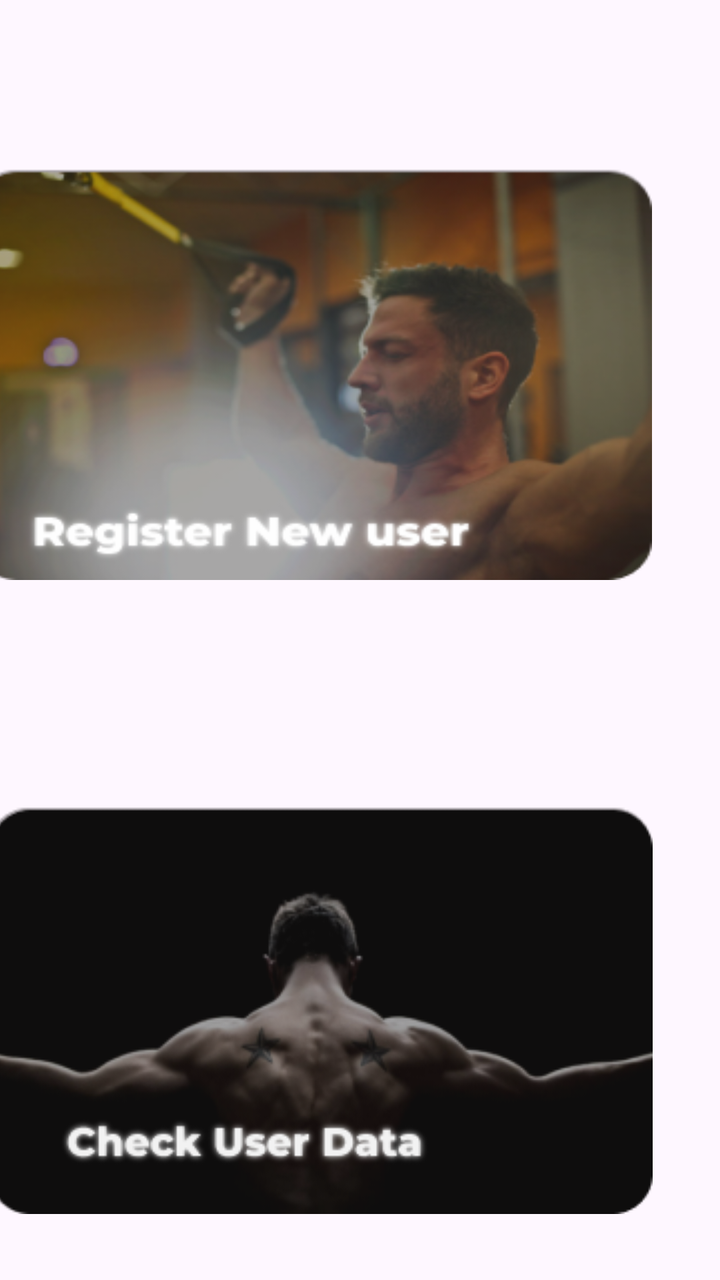
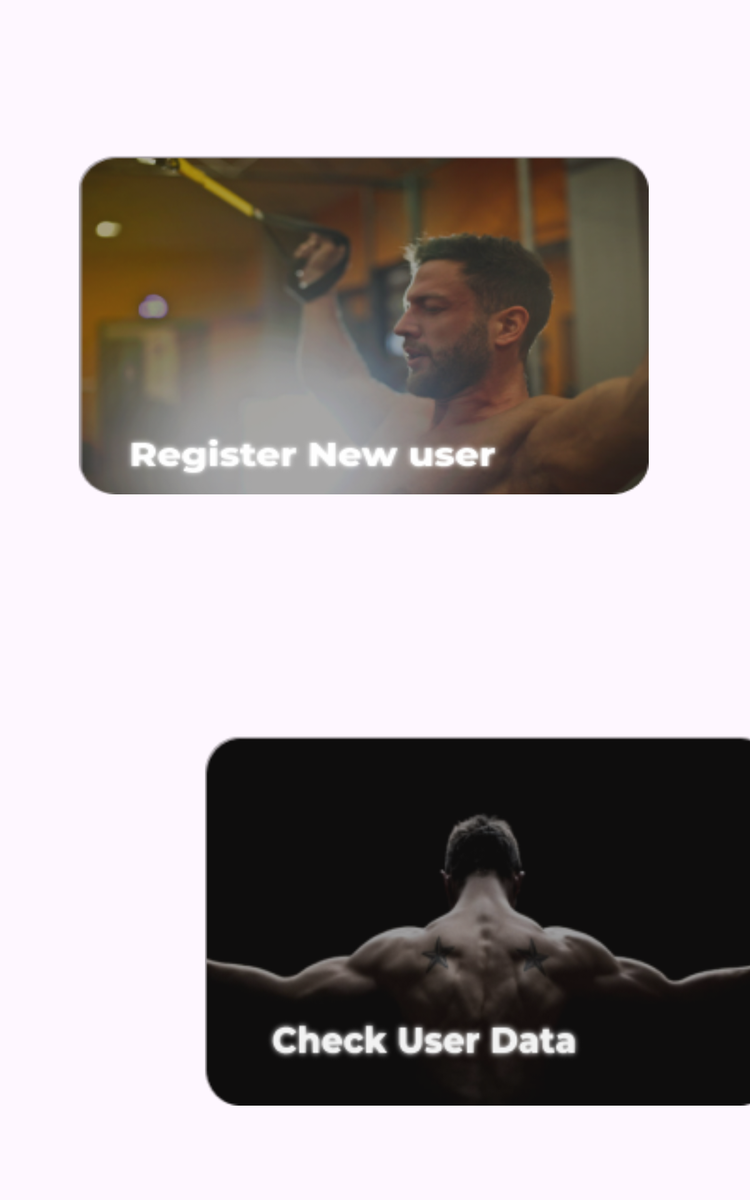

Compare how this app lays out the same screen by default and in its alternative resource folder. The renders come first, then the two layout files and the values they reference.
<!-- AndroidManifest.xml: application theme Theme.InfinityFitness -->
<!-- res/layout/home.xml -->
<?xml version="1.0" encoding="utf-8"?>
<androidx.constraintlayout.widget.ConstraintLayout xmlns:android="http://schemas.android.com/apk/res/android"
    android:id="@+id/home"
    xmlns:app="http://schemas.android.com/apk/res-auto"
    xmlns:tools="http://schemas.android.com/tools"
    android:layout_width="match_parent"
    android:layout_height="match_parent"
    android:scaleType="fitXY"
    tools:context=".home">

    <androidx.constraintlayout.widget.ConstraintLayout
        android:id="@+id/fragment_container"
        android:layout_width="416dp"
        android:layout_height="915dp"
        android:background="@drawable/rectangle"
        android:backgroundTint="@null"
        app:layout_constraintBottom_toBottomOf="parent"
        app:layout_constraintEnd_toEndOf="parent"
        app:layout_constraintHorizontal_bias="1.0"
        app:layout_constraintStart_toStartOf="parent"
        app:layout_constraintTop_toTopOf="parent">

        <ImageButton
            android:id="@+id/imageButton"
            android:layout_width="340dp"
            android:layout_height="216dp"
            android:background="@null"
            app:layout_constraintBottom_toBottomOf="parent"
            app:layout_constraintEnd_toEndOf="parent"
            app:layout_constraintHorizontal_bias="0.55"
            app:layout_constraintStart_toStartOf="parent"
            app:layout_constraintTop_toTopOf="parent"
            android:scaleType="fitXY"
            app:layout_constraintVertical_bias="0.302"
            app:srcCompat="@drawable/image1button"
            tools:ignore="ContentDescription,SpeakableTextPresentCheck" />

        <ImageButton
            android:id="@+id/imageButton2"
            android:layout_width="wrap_content"
            android:layout_height="wrap_content"
            android:background="@null"
            android:scaleType="fitXY"
            app:layout_constraintBottom_toBottomOf="parent"
            app:layout_constraintEnd_toEndOf="parent"
            app:layout_constraintHorizontal_bias="0.597"
            app:layout_constraintStart_toStartOf="parent"
            app:layout_constraintTop_toTopOf="parent"
            app:layout_constraintVertical_bias="0.756"
            app:srcCompat="@drawable/image2button"
            tools:ignore="ContentDescription,SpeakableTextPresentCheck" />

        <ImageView
            android:id="@+id/imageView2"
            android:layout_width="124dp"
            android:layout_height="69dp"
            app:layout_constraintBottom_toBottomOf="parent"
            app:layout_constraintEnd_toEndOf="parent"
            android:scaleType="fitXY"
            app:layout_constraintHorizontal_bias="0.944"
            app:layout_constraintStart_toStartOf="parent"
            app:layout_constraintTop_toTopOf="parent"
            app:layout_constraintVertical_bias="0.039"
            app:srcCompat="@drawable/profile"
            tools:ignore="ContentDescription" />

        <com.google.android.material.bottomnavigation.BottomNavigationView
            android:id="@+id/btm"
            android:layout_width="418dp"
            android:layout_height="89dp"
            android:scaleType="fitXY"
            android:padding="@null"
            app:layout_constraintBottom_toBottomOf="parent"
            app:layout_constraintEnd_toEndOf="parent"
            app:layout_constraintHorizontal_bias="0.0"
            app:layout_constraintStart_toStartOf="parent"
            app:layout_constraintTop_toTopOf="parent"
            app:layout_constraintVertical_bias="0.998"
            app:menu="@menu/bottom_nav_menu"
            app:labelVisibilityMode="unlabeled"
            app:itemIconTint="@color/black"
        />



    </androidx.constraintlayout.widget.ConstraintLayout>

</androidx.constraintlayout.widget.ConstraintLayout>
<!-- resources referenced by this layout -->
<resources>
  <color name="black">#FF000000</color>
  <!-- drawable image1button: png bitmap (drawable, 79783 bytes) -->
  <!-- drawable image2button: png bitmap (drawable, 32147 bytes) -->
  <!-- drawable profile: svg bitmap (drawable, 91638 bytes) -->
  <style name="Theme.InfinityFitness" parent="Base.Theme.InfinityFitness" />
  <style name="Base.Theme.InfinityFitness" parent="Theme.Material3.DayNight.NoActionBar">
          
          
      </style>
</resources>
<!-- res/layout-large/home.xml (the repository's variant of the layout above) -->
<!-- drawn on a 7-inch tablet held upright -->
<?xml version="1.0" encoding="utf-8"?>
<androidx.constraintlayout.widget.ConstraintLayout xmlns:android="http://schemas.android.com/apk/res/android"
    android:id="@+id/home"
    xmlns:app="http://schemas.android.com/apk/res-auto"
    xmlns:tools="http://schemas.android.com/tools"
    android:layout_width="match_parent"
    android:layout_height="match_parent"
    android:background="@drawable/rectangle"
    tools:context=".home">


    <ImageView
        android:id="@+id/imageView2"
        android:layout_width="158dp"
        android:layout_height="108dp"
        android:scaleType="fitXY"
        app:srcCompat="@drawable/profile"
        tools:layout_editor_absoluteX="624dp"
        tools:layout_editor_absoluteY="68dp" />

    <ImageButton
        android:id="@+id/imageButton"
        android:layout_width="456dp"
        android:layout_height="285dp"

        android:layout_marginStart="163dp"
        android:layout_marginTop="315dp"
        android:layout_marginEnd="181dp"
        android:layout_marginBottom="89dp"
        android:background="@null"
        android:padding="@null"
        android:scaleType="fitXY"
        app:layout_constraintBottom_toTopOf="@+id/imageButton2"
        app:layout_constraintEnd_toEndOf="parent"
        app:layout_constraintStart_toStartOf="parent"
        app:layout_constraintTop_toTopOf="parent"
        app:srcCompat="@drawable/image1button"
        tools:ignore="SpeakableTextPresentCheck" />

    <ImageButton
        android:id="@+id/imageButton2"
        android:layout_width="455dp"
        android:layout_height="311dp"
        android:layout_marginStart="164dp"
        android:layout_marginTop="89dp"
        android:layout_marginEnd="181dp"
        android:layout_marginBottom="280dp"
        android:background="@null"
        android:scaleType="fitXY"
        app:layout_constraintBottom_toBottomOf="parent"
        app:layout_constraintEnd_toEndOf="parent"
        app:layout_constraintHorizontal_bias="0.0"
        app:layout_constraintStart_toStartOf="parent"
        app:layout_constraintTop_toBottomOf="@+id/imageButton"
        app:srcCompat="@drawable/image2button"
        tools:ignore="SpeakableTextPresentCheck" />
</androidx.constraintlayout.widget.ConstraintLayout>
<!-- resources referenced by the variant -->
<!-- as a 7-inch tablet held upright resolves them -->
<resources>
  <!-- drawable image1button: png bitmap (drawable, 79783 bytes) -->
  <!-- drawable image2button: png bitmap (drawable, 32147 bytes) -->
  <!-- drawable profile: svg bitmap (drawable, 91638 bytes) -->
  <style name="Theme.InfinityFitness" parent="Base.Theme.InfinityFitness" />
  <style name="Base.Theme.InfinityFitness" parent="Theme.Material3.DayNight.NoActionBar">
          
          
      </style>
</resources>
